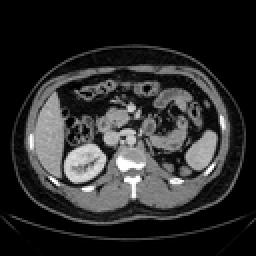
%> input picture functions/Kidney_CT_01.bmp, 128 x 128 px, shrunk from 512 x 512 before the run (shown 2 times larger)
$ octave --eval "result = Otsus_threshs(imread('Kidney_CT_01.bmp'));"   (GNU Octave 9; MATLAB toolbox functions it lacks are replaced by stand-ins)
%> lines starting %> are read from the running program, lines starting %| are printed output that depends on the picture; in (x1, y1, x2, y2) boxes, pixels count from 0 and x2, y2 are one past the last pixel; in counts of white or black regions, pixels touching at a corner belong together; the program's own positions count from 1

% write the fuction on command window and put image in input
function [final, thrsh] = Otsus_threshs(f)
[m ,n ,c] = size(f);
%> m = 128; n = 128; c = 1
if c > 1
    f = rgb2gray(f);
end
%to find proability
num = 0;
p = zeros(255,1);
for i = 0 : 255
    for k = 1 : m*n
        if f(k) == i
            num = num +1 ;
        end
    end
    p(i+1) = num ./ (m*n);
    num = 0;
end
%> after the loop, p = 256 values, max 0.428 at index 1, min 0 at index 220, mean 0.00391

 %global mean
mug = 0;
for i = 1 : 255
    mug = mug + (i-1) * p(i);
end
%> this loop made 255 passes
%> mug on passes 1 to 3: 0, 0.0209, 0.0441
%> after the loop, mug = 42.98
var = zeros(1,256);
% commulative means
for t = 1:255
    mut1 = 0;
    mut2 = 0;
    p1 = sum(p(1:t));
    p2 = 1 - p1 ;
    for i = 1 : t
        mut1 = mut1 + (i-1) * p(i);
    end
    mu1 = mut1 / p1 ;
    for i = t+1 : 255
        mut2 = mut2 + (i-1) * p(i);
    end
    mu2 = mut2 / p2 ;
var(t) = p1*((mu1 - mug)^2) + p2*((mu2 - mug)^2);
end
%> this loop made 255 passes
%> (p1, p2, mu1, mu2) on passes 1 to 3: (0.428, 0.572, 0, 75.11), (0.449, 0.551, 0.0465, 77.92), (0.46, 0.54, 0.0958, 79.55)
%> after the loop, var = 256 values, max 2888.5 at index 70, min 0 at index 256, mean 1590.1
maximum= max (var);
%> maximum = 2888.5
thresh = find(var == maximum);
%> thresh = 70
thrsh = mean(thresh);
%> thrsh = 70
g = f >= thrsh ;
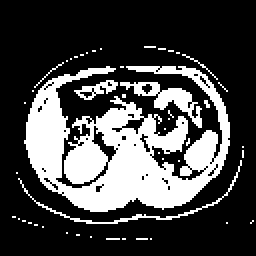
%> g: size 128x128 logical (shown 2 times larger); 27.8% white; 48 white regions (44 under 20 px), largest, box (x1, y1, x2, y2) and area: (12, 33, 115, 106) 3880, (60, 41, 101, 64) 282, (9, 80, 121, 112) 171, (37, 40, 59, 50) 90
y = strel('disk',3);
final = imopen(g, y);
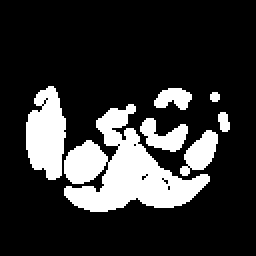
%> final: size 128x128 logical (shown 2 times larger); 19.7% white; 7 white regions, largest, box (x1, y1, x2, y2) and area: (32, 52, 105, 106) 1868, (13, 43, 33, 90) 686, (90, 65, 109, 88) 239
